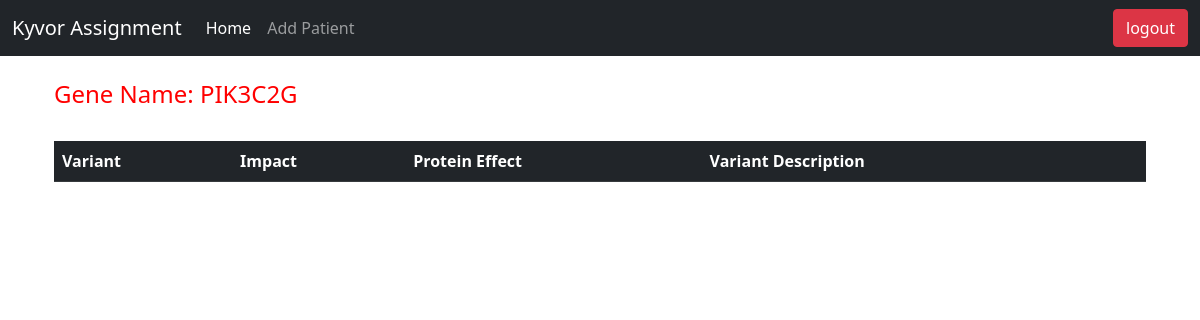
The page /gene-detail/PIK3C2G/ (signed in) on the database as committed earlier.
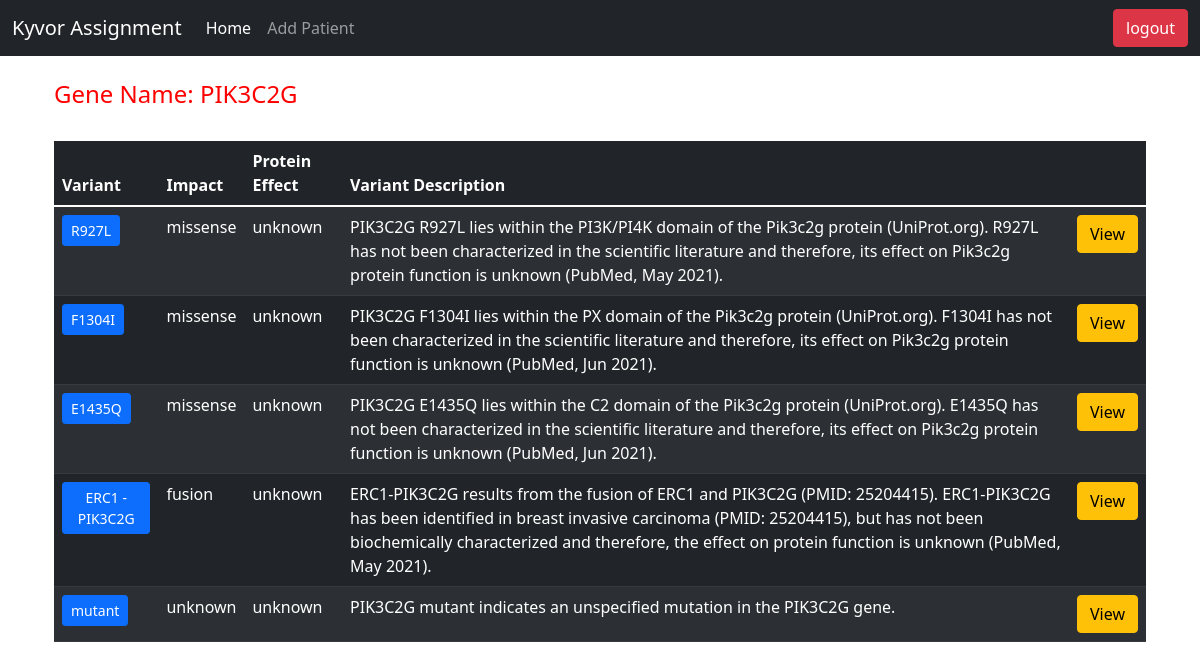
The same page on the database as committed later.
### genome/models.py (models this page shows, shortened)
class Gene(models.Model):
    gene = models.CharField(max_length=200, null=True, blank=True)
    key = models.CharField(max_length=200, null=True, blank=True)
    impact = models.CharField(max_length=200, null=True, blank=True)
    variant_description = models.CharField(
        max_length=200, null=True, blank=True)
    variant = models.CharField(max_length=200, null=True, blank=True)
    protein_effect = models.CharField(max_length=200, null=True, blank=True)
    associated_with_drug_resistance = models.CharField(
        max_length=200, null=True, blank=True)
    id = models.UUIDField(default=uuid.uuid4, unique=True,
                          primary_key=True, editable=False)

### genome/views.py (the view)
# urls.py: path('gene-detail/<str:pk>/', views.gene_detail, name="gene-detail"),
@login_required(login_url='login-user')
def gene_detail(request, pk):
    genes = Gene.objects.filter(gene=pk)
    variant_list = []
    for gene in genes:
        if gene.variant not in variant_list:
            variant_list.append(gene)
    context = {
        "gene": pk,
        "variant_list": variant_list
    }
    return render(request, 'genome/gene_detail.html', context)

### genome/templates/genome/gene_detail.html
{% extends 'main.html' %} {% block content %}
<br />
<div class="container">
  <h4 style="color: red">Gene Name: {{gene}}</h4>
  <br />
  <table class="table table-dark table-striped">
    <thead>
      <tr>
        <th scope="col">Variant</th>
        <th scope="col">Impact</th>
        <th scope="col">Protein Effect</th>
        <th scope="col">Variant Description</th>
        <th></th>
      </tr>
    </thead>
    <tbody>
      {% for variant in variant_list %}
      <tr>
        <th scope="row">
          <a
            class="btn btn-primary btn-sm"
            href="{% url 'variant-detail' variant.id %}"
            >{{variant.variant}}</a
          >
        </th>
        <td>{{variant.impact}}</td>
        <td>{{variant.protein_effect}}</td>
        <td>{{variant.variant_description}}</td>
        <td>
          <a
            class="btn btn-warning"
            href="{% url 'variant-detail' variant.id %}"
            >View</a
          >
        </td>
      </tr>
      {% endfor %}
    </tbody>
  </table>
</div>
{% endblock content %}

### templates/main.html (shortened to what this page needs)
<!DOCTYPE html>
<html lang="en">
  <head>
    <link
      href="https://cdn.jsdelivr.net/npm/bootstrap@5.1.3/dist/css/bootstrap.min.css"
      rel="stylesheet"
    />
  </head>
  <body>
    {% include 'navbar.html' %}
    <div class="container">{% block content %} {% endblock content %}</div>
  </body>
</html>

### templates/navbar.html
<nav class="navbar navbar-expand-lg navbar-dark bg-dark">
  <div class="container-fluid">
    <a class="navbar-brand" href="{% url 'home' %}">Kyvor Assignment</a>
    <div class="collapse navbar-collapse" id="navbarSupportedContent">
      <ul class="navbar-nav me-auto mb-2 mb-lg-0">
        <li class="nav-item">
          <a class="nav-link active" aria-current="page" href="{% url 'home' %}"
            >Home</a
          >
        </li>
        <li class="nav-item">
          <a class="nav-link" href="{% url 'add-patient' %}">Add Patient</a>
        </li>
      </ul>
      <form class="d-flex">
        {% if request.user.is_authenticated %}
        <a class="btn btn-danger" href="{% url 'logout-user' %}">logout</a>
        {% else %}
        <a class="btn btn-warning" href="{% url 'login-user' %}">login</a>
        {% endif %}
      </form>
    </div>
  </div>
</nav>

Rows that differ between the two databases and show on the page:
added Gene: variant "R927L", impact "missense", protein_effect "unknown", variant_description "PIK3C2G R927L lies within the PI3K/PI4K domain of the Pik3c2g protein (UniProt.org). R927L has not been characterized in the scientific literature and therefore, its effect on Pik3c2g protein function is unknown (PubMed, May 2021)."
added Gene: variant "F1304I", impact "missense", protein_effect "unknown", variant_description "PIK3C2G F1304I lies within the PX domain of the Pik3c2g protein (UniProt.org). F1304I has not been characterized in the scientific literature and therefore, its effect on Pik3c2g protein function is unknown (PubMed, Jun 2021)."
added Gene: variant "E1435Q", impact "missense", protein_effect "unknown", variant_description "PIK3C2G E1435Q lies within the C2 domain of the Pik3c2g protein (UniProt.org). E1435Q has not been characterized in the scientific literature and therefore, its effect on Pik3c2g protein function is unknown (PubMed, Jun 2021)."
added Gene: variant "ERC1 - PIK3C2G", impact "fusion", protein_effect "unknown", variant_description "ERC1-PIK3C2G results from the fusion of ERC1 and PIK3C2G (PMID: 25204415). ERC1-PIK3C2G has been identified in breast invasive carcinoma (PMID: 25204415), but has not been biochemically characterized and therefore, the effect on protein function is unknown (PubMed, May 2021)."
added Gene: variant "mutant", impact "unknown", protein_effect "unknown", variant_description "PIK3C2G mutant indicates an unspecified mutation in the PIK3C2G gene."
